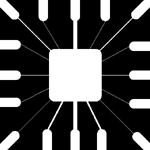
%> input picture CSE_LAB_4TH/401/exam_prep/8.edge detection using different operators/line.tif, 150 x 150 px
$ octave Line_Detection_alll.m   (GNU Octave 9; MATLAB toolbox functions it lacks are replaced by stand-ins)
%> lines starting %> are read from the running program, lines starting %| are printed output that depends on the picture; in (x1, y1, x2, y2) boxes, pixels count from 0 and x2, y2 are one past the last pixel; in counts of white or black regions, pixels touching at a corner belong together; the program's own positions count from 1
%Line detection-vertical
clc;
clear all;
close all;
img=imread('line.tif');
%> img is the input picture: size 150x150 uint8; min 0, max 255, mean 71.8
img=double(img);%must be double
%> img: size 150x150 double

[h w]=size(img);
%> h = 150; w = 150

mv=[ -1 2 -1;-1 2 -1;-1 2 -1 ];
mh=[-1 -1 -1;2 2 2;-1 -1 -1];
mm=[2 -1 -1;-1 2 -1;-1 -1 2];
mp=[ -1 -1 2;-1 2 -1;2 -1 -1 ];


%T=input('Threshold');
T=10;
a=zeros(h,w);
b=zeros(h,w);
c=zeros(h,w);
d=zeros(h,w);


subplot(2,3,1);
imshow(uint8(img));
title('Original Image');


for i=2:h-1
    for j=2:w-1
        %vertical
        s=sum(sum((img(i-1:i+1,j-1:j+1)).*mv));
        if(abs(s>=T))
            a(i,j)=255;
        end
        %horizontal
        s=sum(sum((img(i-1:i+1,j-1:j+1)).*mh));
        if(abs(s>=T))
            b(i,j)=255;
        end
        %minus
        s=sum(sum((img(i-1:i+1,j-1:j+1)).*mm));
        if(abs(s>=T))
            c(i,j)=255;
        end
        %plus
        s=sum(sum((img(i-1:i+1,j-1:j+1)).*mp));
        if(abs(s>=T))
            d(i,j)=255;
        end

    end
end
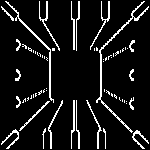
%> a: size 150x150 double; 9.2% white in thin lines or dots
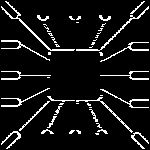
%> b: size 150x150 double; 8.6% white in thin lines or dots
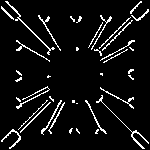
%> c: size 150x150 double; 7.1% white in thin lines or dots
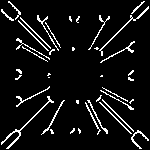
%> d: size 150x150 double; 7.4% white in thin lines or dots

output=a+b+c+d;
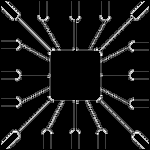
%> output: size 150x150 double; min 0, max 1020, mean 82.3; drawn with min black and max white
for i=2:h-1
    for j=2:w-1
        if(output(i,j)>255)
            output(i,j)=255;
        end
    end
end
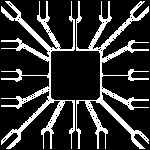
%> output: size 150x150 double; 19.5% white; 2 white regions, box (x1, y1, x2, y2) and area: (1, 1, 75, 149) 2205, (76, 1, 149, 149) 2180

subplot(2,3,2);
imshow(uint8(a));
title('vertical point Image');

subplot(2,3,3);
imshow(uint8(b));
title('Horizontal point Image');

subplot(2,3,4);
imshow(uint8(c));
title('Minus point Image');

subplot(2,3,5);
imshow(uint8(d));
title('Plus point Image');


subplot(2,3,6);
imshow(uint8(output));
title('All point Image');
